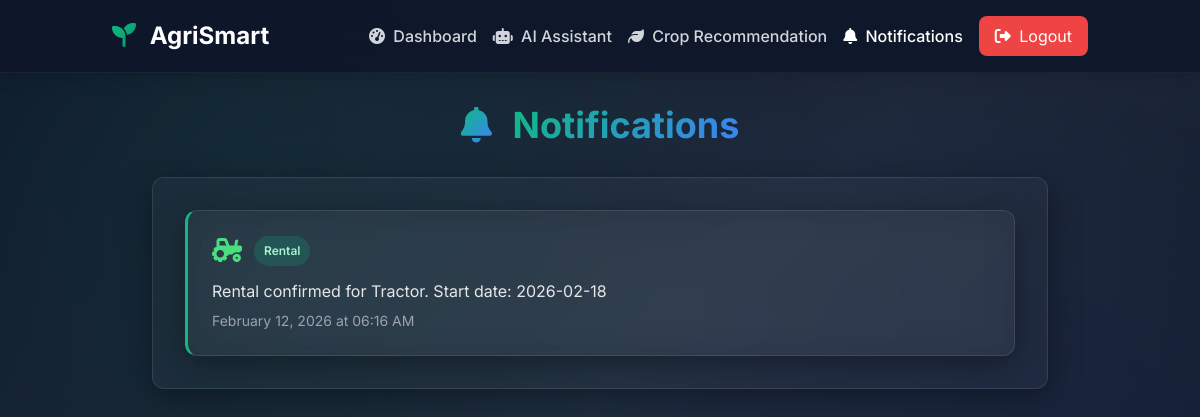
The app's page /notifications (signed in) with its own data.
### app.py (models this page shows)
class Notification(db.Model):
    id = db.Column(db.Integer, primary_key=True)
    user_id = db.Column(db.Integer, db.ForeignKey('user.id'), nullable=False)
    message = db.Column(db.Text, nullable=False)
    type = db.Column(db.String(50))  # weather, rental, crop
    is_read = db.Column(db.Boolean, default=False)
    created_at = db.Column(db.DateTime, default=datetime.utcnow)

### app.py (the view)
@app.route('/notifications')
@login_required
def notifications():
    all_notifications = Notification.query.filter_by(user_id=current_user.id).order_by(Notification.created_at.desc()).all()
    return render_template('notifications.html', notifications=all_notifications)

### app.py (called while the page is built)
@login_manager.user_loader
def load_user(user_id):
    return User.query.get(int(user_id))

### templates/notifications.html (shortened to what this page needs)
<!DOCTYPE html>
<html lang="en">
<head>
    <script src="https://cdn.tailwindcss.com"></script>
    <link rel="stylesheet" href="https://cdnjs.cloudflare.com/ajax/libs/font-awesome/6.4.0/css/all.min.css">
</head>
<body class="min-h-screen text-white relative">
    <nav class="nav-glass shadow-lg">
        <div class="container mx-auto px-6 py-4">
            <div class="flex justify-between items-center">
                <h1 class="text-2xl font-bold text-white">
                    <i class="fas fa-seedling text-gradient-green mr-2"></i>
                    AgriSmart
                </h1>
                <div class="flex space-x-4 items-center">
                    <a href="/dashboard" class="text-gray-300 hover:text-white font-medium transition-colors">
                        <i class="fas fa-tachometer-alt mr-1"></i>
                        Dashboard
                    </a>
                    <a href="/chatbot" class="text-gray-300 hover:text-white font-medium transition-colors">
                        <i class="fas fa-robot mr-1"></i>
                        AI Assistant
                    </a>
                    <a href="/crop-recommendation" class="text-gray-300 hover:text-white font-medium transition-colors">
                        <i class="fas fa-leaf mr-1"></i>
                        Crop Recommendation
                    </a>
                    <a href="/notifications" class="text-white font-medium transition-colors">
                        <i class="fas fa-bell mr-1"></i>
                        Notifications
                    </a>
                    <a href="/logout" class="bg-red-500 text-white px-4 py-2 rounded-lg hover:bg-red-600 transition-all duration-300 hover:shadow-lg">
                        <i class="fas fa-sign-out-alt mr-1"></i>
                        Logout
                    </a>
                </div>
            </div>
        </div>
    </nav>
    <div class="container mx-auto px-6 py-8 relative z-10">
        <div class="max-w-4xl mx-auto">
            <h2 class="text-4xl font-bold mb-8 text-center">
                <i class="fas fa-bell gradient-text mr-3"></i>
                <span class="gradient-text">Notifications</span>
            </h2>
            <div class="glass-morphism rounded-xl p-8 glass-hover">
                {% if notifications %}
                <div class="space-y-4">
                    {% for notification in notifications %}
                    <div class="glass-morphism notif-card rounded-xl p-6 {% if notification.type == 'weather' %}notif-weather{% elif notification.type == 'rental' %}notif-rental{% else %}notif-other{% endif %} {% if not notification.is_read %}glass-hover{% endif %}">
                        <div class="flex justify-between items-start gap-4">
                            <div class="flex-1">
                                <div class="flex items-center gap-3 mb-3">
                                    <span class="text-2xl">
                                        {% if notification.type == 'weather' %}<i class="fas fa-cloud-sun text-blue-400"></i>
                                        {% elif notification.type == 'rental' %}<i class="fas fa-tractor text-green-400"></i>
                                        {% else %}<i class="fas fa-seedling text-yellow-300"></i>{% endif %}
                                    </span>
                                    <span class="badge {% if notification.type == 'weather' %}badge-blue{% elif notification.type == 'rental' %}badge-green{% else %}badge-yellow{% endif %}">
                                        {{ notification.type|title }}
                                    </span>
                                </div>
                                <p class="text-gray-200 mb-2">{{ notification.message }}</p>
                                <p class="text-sm text-gray-400">{{ notification.created_at.strftime('%B %d, %Y at %I:%M %p') }}</p>
                            </div>
                        </div>
                    </div>
                    {% endfor %}
                </div>
                {% endif %}
            </div>
        </div>
    </div>
</body>
</html>

### templates/notifications.html (style rules this page uses)
* { font-family: 'Inter', sans-serif; }
body { background: linear-gradient(135deg, #0f172a 0%, #1e293b 50%, #0f172a 100%); position: relative; min-height: 100vh; }
body::before { content: ''; position: fixed; top: 0; left: 0; right: 0; bottom: 0; background: radial-gradient(circle at 20% 20%, rgba(16, 185, 129, 0.08) 0%, transparent 50%), radial-gradient(circle at 80% 80%, rgba(59, 130, 246, 0.08) 0%, transparent 50%); pointer-events: none; z-index: 0; }
.nav-glass { background: rgba(15, 23, 42, 0.9); backdrop-filter: blur(20px); border-bottom: 1px solid rgba(255, 255, 255, 0.05); }
.glass-morphism { background: rgba(255, 255, 255, 0.03); backdrop-filter: blur(20px); border: 1px solid rgba(255, 255, 255, 0.1); box-shadow: 0 8px 32px 0 rgba(0, 0, 0, 0.37); }
.glass-hover { transition: all 0.3s ease; }
.gradient-text { background: linear-gradient(135deg, #10b981 0%, #3b82f6 100%); -webkit-background-clip: text; -webkit-text-fill-color: transparent; background-clip: text; }
.text-gradient-green { background: linear-gradient(135deg, #10b981, #059669); -webkit-background-clip: text; -webkit-text-fill-color: transparent; background-clip: text; }
.badge { display: inline-flex; align-items: center; gap: 6px; padding: 6px 10px; border-radius: 9999px; font-size: 0.75rem; font-weight: 600; }
.badge-green { background: rgba(16, 185, 129, 0.2); color: #a7f3d0; }
.notif-card { border-left: 3px solid transparent; }
.notif-rental { border-left-color: #10b981; }

### records on screen
Notification: type "Rental", message "Rental confirmed for Tractor. Start date: 2026-02-18", created_at "February 12, 2026 at 06:16 AM"
